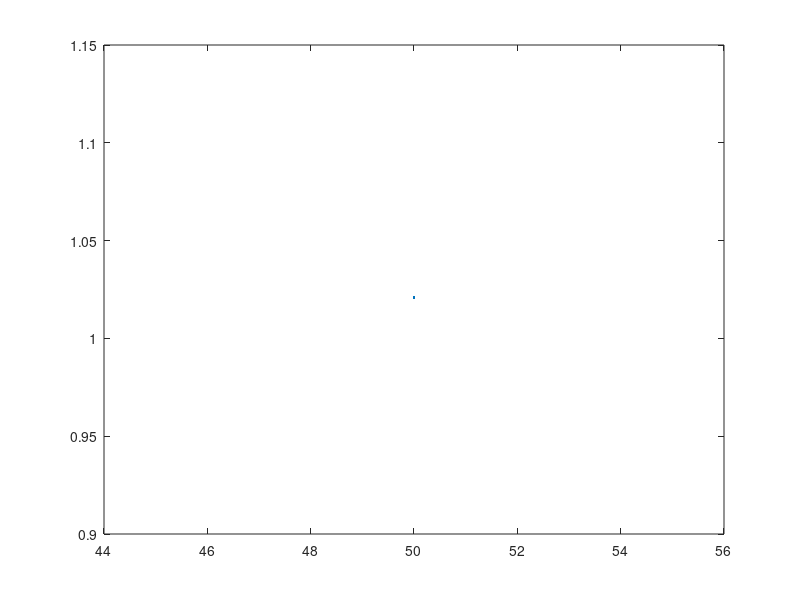

Recreate this plot in MATLAB.
%Octave Script
%Title  :Grafica 6
%Author :Cesar Manrique de Jesus
%Description  :Graficar funcion 
%Date:  202123534
%version  :6
%notes          :Requiere aplicacion de octave
%

clear

%Dominio de la funcion
t=50:1:50
% Rango de la funcion
ht = ((t-1) ./ (t-2));
% Funcion a plotear Funcion
plot(t,ht)